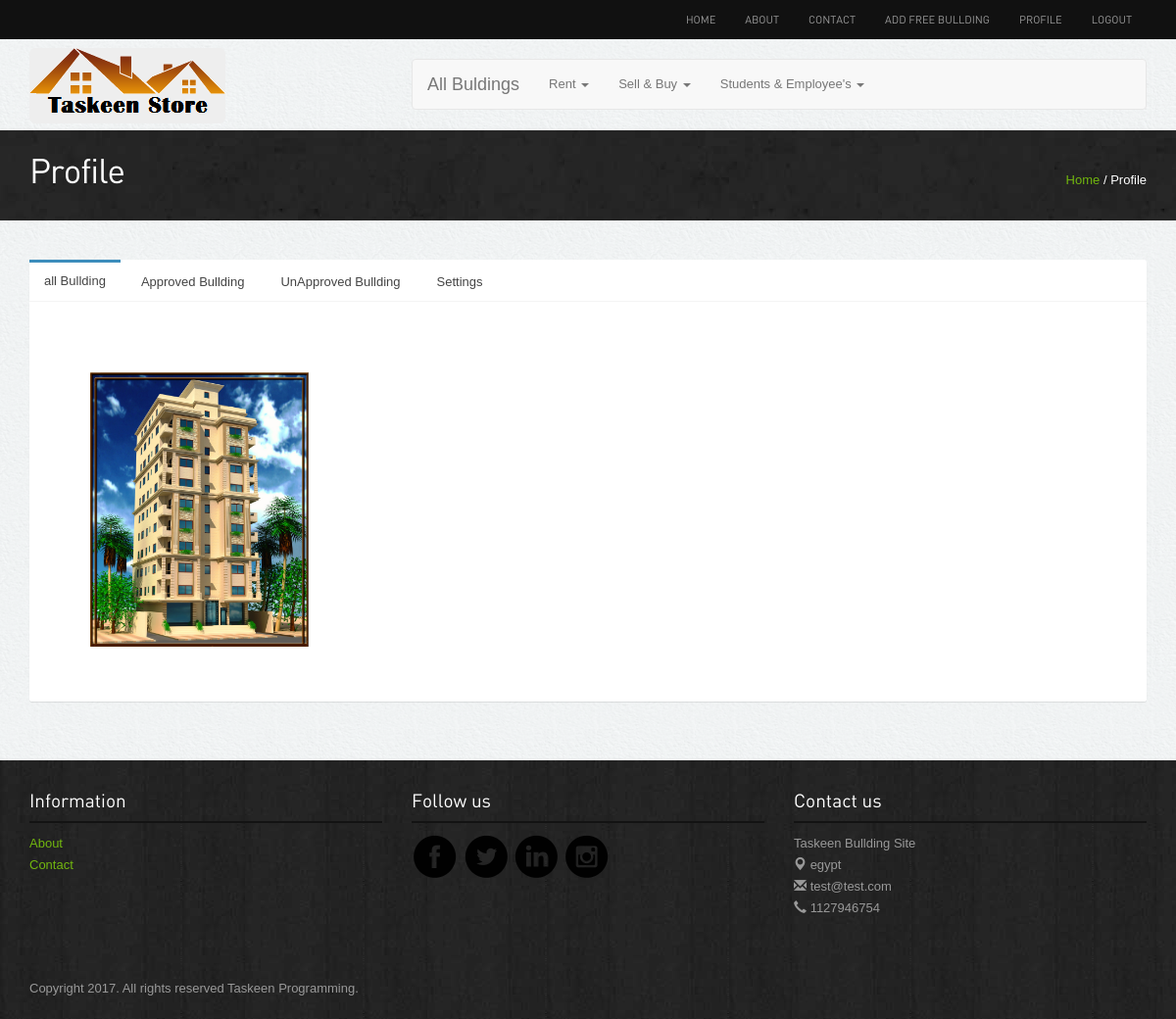
The app's page /profile.php (signed in) with its own data.
### tables this page shows
CREATE TABLE `categouries` (
  `id` int(11) NOT NULL,
  `name` varchar(255) NOT NULL
);

CREATE TABLE `buldings` (
  `id` int(11) NOT NULL,
  `title` varchar(255) NOT NULL,
  `description` varchar(255) NOT NULL,
  `address` varchar(255) NOT NULL,
  `price` float NOT NULL,
  `num_pr` varchar(255) NOT NULL,
  `num_kit` varchar(255) NOT NULL,
  `num_rooms` varchar(255) NOT NULL,
  `status` int(11) NOT NULL DEFAULT '0',
  `type` int(11) NOT NULL DEFAULT '0',
  `city_id` int(10) DEFAULT NULL,
  `area_id` int(10) DEFAULT NULL,
  `subarea_id` int(10) DEFAULT NULL,
  `user_id` int(10) DEFAULT NULL,
  `categoury_id` int(10) DEFAULT NULL,
  `subcategoury_id` int(10) DEFAULT NULL,
  `image` varchar(300) NOT NULL,
  `month` varchar(3) NOT NULL,
  `year` varchar(4) NOT NULL,
  `isApproved` tinyint(1) NOT NULL DEFAULT '0',
  `created_at` timestamp NOT NULL DEFAULT CURRENT_TIMESTAMP,
  `updated_at` timestamp NOT NULL DEFAULT CURRENT_TIMESTAMP ON UPDATE CURRENT_TIMESTAMP
);

CREATE TABLE `sitesetting` (
  `id` int(11) NOT NULL,
  `slug` varchar(50) NOT NULL,
  `nameSetting` varchar(50) NOT NULL,
  `value` text NOT NULL,
  `type` tinyint(4) NOT NULL,
  `created_at` timestamp NOT NULL DEFAULT '0000-00-00 00:00:00',
  `updated_at` timestamp NOT NULL DEFAULT '0000-00-00 00:00:00'
);

### init.php (called while the page is built)
<?php
    include "connect.php";
    include "includes/functions/functions.php";
    include "includes/templates/header.php";
?>

### includes/functions/functions.php (called while the page is built, shortened)
<?php
   function getAllFrom($field, $table, $where = null, $and = null, $orderField = 'id', $ordering = 'ASC', $limit = null)
   {
      global $conn;
      $stmt = $conn->prepare("SELECT $field FROM $table $where $and ORDER BY $orderField $ordering $limit");
      $stmt->execute();
      $all = $stmt->fetchAll();
      return $all;
   }
   function getSetting($settingName = 'siteName')
   {
      global $conn;
      $stmt = $conn->prepare("SELECT value FROM sitesetting WHERE nameSetting = '$settingName'");
      $stmt->execute();
      $all = $stmt->fetch();
      return $all[0];
   }
?>

### profile.php (the view, shortened to what this page needs)
<?php
include "init.php";
if (isset($_SESSION["user_mail"])) {
   $bus = getAllFrom('*', 'buldings', 'WHERE user_id ='.$_SESSION["id"], null, 'id', 'DESC');
?>
   <div class="inside-banner">
      <div class="container">
         <span class="pull-right"><a href="#">Home</a> / Profile</span>
         <h2>Profile</h2>
      </div>
   </div>
   <div class="container">
      <div class="spacer">
         <div class="row">
            <div class="col-md-12">
               <div class="nav-tabs-custom">
                  <ul class="nav nav-tabs">
                     <li class="active"><a href="#all" data-toggle="tab" aria-expanded="true">all Bullding</a></li>
                     <li class=""><a href="#Approved" data-toggle="tab" aria-expanded="false">Approved Bullding</a></li>
                     <li class=""><a href="#UnApproved" data-toggle="tab" aria-expanded="false">UnApproved Bullding</a></li>
                     <li class=""><a href="#settings" data-toggle="tab" aria-expanded="false">Settings</a></li>
                  </ul>
                  <div class="tab-content">
                     <div class="tab-pane active" id="all">
                        <div class="box-body">
                           <div class="row">
                              <?php if (count($bus) > 0): ?>
                                 <ul class="cd-items cd-container">
                                    <?php foreach ($bus as $key): ?>
                                       <li class="cd-item">
                                          <img src="<?php echo $key['image']?>" alt="<?php echo $key['title'] ?>" width="257" height="280">
                                       </li>
                                    <?php endforeach; ?>
                                 </ul>
                              <?php else: ?>
                                 <div class="alert alert-danger">You Did'nt add Any Buldings</div>
                              <?php endif; ?>
                           </div>
                        </div>
                     </div>
                  </div>
               </div>
            </div>
         </div>
      </div>
   </div>
<?php
   include "includes/templates/footer.php";
} else {
   header ("Location: index.php");
   exit();
}
?>

### includes/templates/header.php (shortened to what this page needs)
<!DOCTYPE html>
<html lang="en">
<head>
    <link rel="stylesheet" href="assets/bootstrap/css/bootstrap.css" />
    <link rel="stylesheet" href="assets/owl-carousel/owl.carousel.css">
    <link rel="stylesheet" href="assets/owl-carousel/owl.theme.css">
    <link rel="stylesheet" type="text/css" href="assets/slitslider/css/style.css" />
    <link rel="stylesheet" type="text/css" href="assets/slitslider/css/custom.css" />
    <link rel="stylesheet" type="text/css" href="assets/css/sweetalert.css" />
    <link rel="stylesheet" href="assets/css/select2.min.css"/>
    <link rel="stylesheet" href="assets/css/reset.css"/>
    <link rel="stylesheet" href="assets/css/card.css"/>
    <link rel="stylesheet" href="assets/css/AdminLTE.min.css"/>
    <link rel="stylesheet" href="assets/css/styles.css"/>
</head>
<body>
    <div class="navbar-wrapper">
        <div class="navbar-inverse" role="navigation">
            <div class="container">
                <div class="navbar-collapse  collapse">
                    <ul class="nav navbar-nav navbar-right">
                        <li><a href="index.php">Home</a></li>
                        <li><a href="about.php">About</a></li>
                        <li><a href="contact.php">Contact</a></li>
                        <?php if (isset($_SESSION['user_mail'])): ?>
                           <li><a href="buldings.php">Add Free Bullding</a></li>
                           <li><a href="profile.php">profile</a></li>
                           <li><a href="logout.php">logout</a></li>
                        <?php endif; ?>
                    </ul>
                </div>
            </div>
        </div>
    </div>
    <div class="container">
        <div class="row">
            <div class="col-md-4">
              <img src="images/taskeen.png" alt="" class="img-rounded" style="margin-top: 9px;">
            </div>
            <div class="col-md-8">
                <nav class="navbar navbar-default" style="margin-top: 20px;">
                    <div class="container-fluid">
                        <div class="navbar-header">
                             <a class="navbar-brand" href="buysalerent.php">All Buldings</a>
                        </div>
                        <div class="collapse navbar-collapse" id="bs-example-navbar-collapse-1">
                            <ul class="nav navbar-nav">
                                <?php
                                $cats = getAllFrom('*', 'categouries', null, null, 'name', 'ASC', null);
                                foreach ($cats as $cat): ?>
                                    <li class="dropdown">
                                        <a href="#" class="dropdown-toggle" data-toggle="dropdown" role="button" aria-haspopup="true" aria-expanded="false"><?php echo $cat['name'] ?> <span class="caret"></span></a>
                                    </li>
                                <?php endforeach; ?>
                            </ul>
                        </div>
                    </div>
                </nav>
            </div>
        </div>
    </div>

### includes/templates/footer.php (shortened to what this page needs)
<div class="footer">
   <div class="container">
      <div class="row">
         <div class="col-lg-4 col-sm-3">
            <h4>Information</h4>
            <ul class="row">
               <li class="col-lg-12 col-sm-12 col-xs-3"><a href="about.php">About</a></li>
               <li class="col-lg-12 col-sm-12 col-xs-3"><a href="contact.php">Contact</a></li>
            </ul>
         </div>
            <div class="col-lg-4 col-sm-3">
               <h4>Follow us</h4>
               <a href="<?php echo getSetting('facebook');?>"><img src="images/facebook.png" alt="facebook"></a>
               <a href="<?php echo getSetting('twitter');?>"><img src="images/twitter.png" alt="twitter"></a>
               <a href="<?php echo getSetting('linkedin');?>"><img src="images/linkedin.png" alt="linkedin"></a>
               <a href="<?php echo getSetting('instgram');?>"><img src="images/instagram.png" alt="instagram"></a>
            </div>
            <div class="col-lg-4 col-sm-3">
               <h4>Contact us</h4>
               <p><b><?php echo getSetting();?></b><br>
                  <span class="glyphicon glyphicon-map-marker"></span> <?php echo getSetting('address');?> <br>
                  <span class="glyphicon glyphicon-envelope"></span> <?php echo getSetting('email');?><br>
                  <span class="glyphicon glyphicon-earphone"></span> <?php echo getSetting('sitePhone');?></p>
               </div>
            </div>
            <p class="copyright">Copyright 2017. All rights reserved <?php echo getSetting('copyright');?>.	</p>
         </div></div>
      </body>
      </html>

### assets/css/card.css (style rules this page uses)
*, *::after, *::before { -webkit-box-sizing: border-box; -moz-box-sizing: border-box; box-sizing: border-box; }
*::after, *::before { content: ''; }
body { font-size: 100%; font-family: "PT Sans", sans-serif; color: #3e585f; }
body::after { position: fixed; top: 0; left: 0; width: 100%; height: 100%; background: rgba(71, 55, 78, 0.8); visibility: hidden; opacity: 0; -webkit-transition: opacity .3s 0s, visibility 0s .3s; -moz-transition: opacity .3s 0s, visibility 0s .3s; transition: opacity .3s 0s, visibility 0s .3s; }
a { color: #f82f53; text-decoration: none; }
img { max-width: 100%; }
.cd-container { width: 90%; max-width: 1170px; margin: 0 auto; }
.cd-container:after { content: ""; display: table; clear: both; }
html, body { height: 100%; }
.cd-items { padding: 1em 0; }
@media only screen and (min-width: 768px) { .cd-items { padding: 2em 0 0; } }
@media only screen and (min-width: 1024px) { .cd-items { padding: 4em 0 0; } }
.cd-item { position: relative; margin: 0 0 1em; }
.cd-item > img { display: block; width: 100%; }
@media only screen and (min-width: 768px) { .cd-item { width: 48%; float: left; margin: 0 4% 2em 0; } }
@media only screen and (min-width: 1024px) { .cd-item { width: 22%; float: left; margin: 0 4% 2.8em 0; } }

### assets/css/styles.css (style rules this page uses)
body { color:#555; font:normal 13px/22px Arial; background:url(../images/bgmain.png) #eee; }
h1,h2,h3,h4,h5 { font-weight:normal; font-family: din;margin: 0;padding: 0;color: #000 }
h2 { font-size: 35px; letter-spacing: -1px;margin-bottom: 20px; }
h4 { margin: 10px 0; font-size: 19px; }
p { margin-bottom: 30px; }
a { color:#72b70f; text-decoration:none;outline: none; }
.spacer { margin-top: 40px;margin-bottom:40px; }
.navbar-inverse { background-color: #111; }
.navbar-inverse .navbar-nav > li > a { font-size: 11px;padding-top: 10px;padding-bottom: 10px;font-family: din;text-transform: uppercase; }
.inside-banner { background:url(../images/bginside.jpg) #222;color: #fff; padding: 30px 0; }
.inside-banner h2 { margin: 0; color: #fff; }
.inside-banner span { margin-top: 10px; }
.nav-tabs > li.active > a, .nav-tabs > li.active > a:hover, .nav-tabs > li.active > a:focus { background-color: #72b70f;border-radius: 0;color: #fff;border: none; }
.footer { background:url(../images/bg.jpg) #222; padding: 20px 0; color: #999; }
.footer h4 { color: #fff;border-bottom: 2px solid #131313;margin-bottom: 10px;padding-bottom: 10px; }
.footer ul { list-style: none;padding: 0; }
.footer p.copyright { margin: 30px 0 0 0; }

### records on screen
categouries: name "Rent"
categouries: name "Sell & Buy"
categouries: name "Students & Employee's"
buldings: image (picture)
sitesetting: value "Taskeen Bullding Site"
sitesetting: value "egypt"
sitesetting: value "test@test.com"
sitesetting: value "1127946754"
sitesetting: value "Taskeen Programming"
